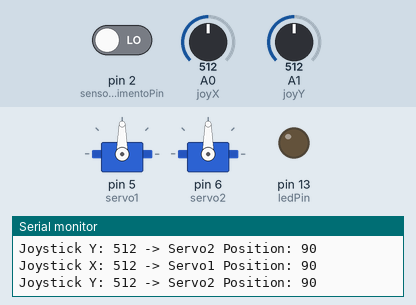
A sketch run on a simulated Arduino Uno, built with avr-gcc and run on an emulated ATmega328P. Shown: 2 × servo, output pins drawn as LEDs (lit = HIGH), the last lines printed to the serial monitor. Dashed ring = blinking. Inputs (shaded band) come from the test bench; at power-on: pin 2 (sensorMovimentoPin) LOW, A0 (joyX) = 512, A1 (joyY) = 512. Pins used as bus, display or sensor lines are not drawn.

Above: at 1.2 s.
1.3 s: pin 2 (sensorMovimentoPin) driven HIGH
At 2.1 s:
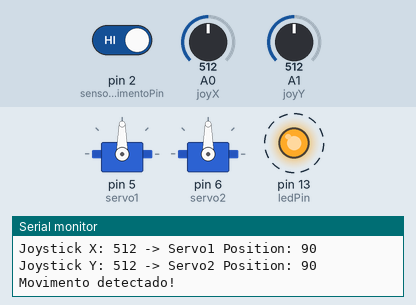
4.3 s: A0 (joyX) set to 716
At 5.3 s:
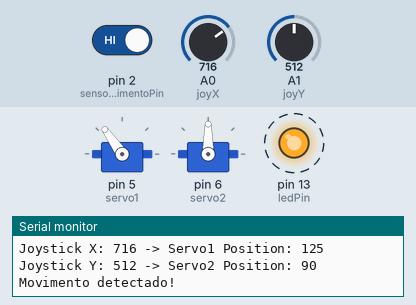
7.3 s: A1 (joyY) set to 716
At 8.5 s:
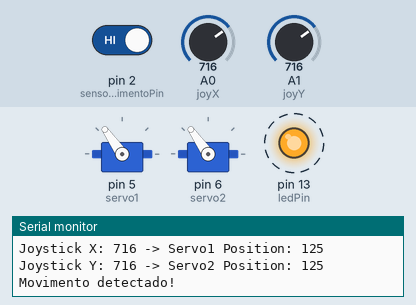
10.3 s: A0 (joyX) set to 900
At 11.7 s:
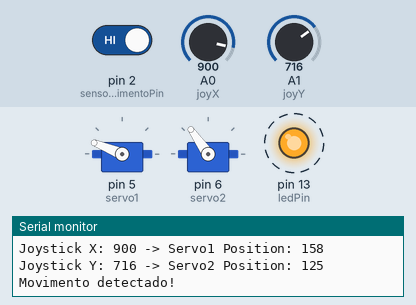
13.3 s: A1 (joyY) set to 585
At 14.9 s:
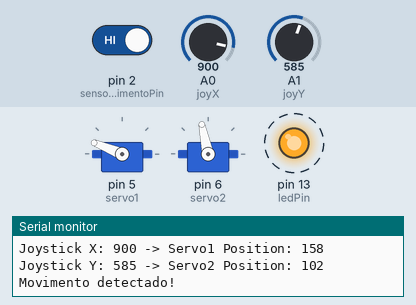
16.3 s: A1 (joyY) set to 560
At 18.1 s:
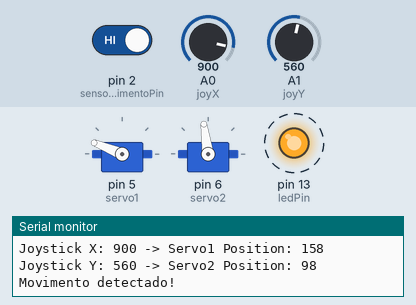
Timing chart, 0 to 20.3 s (numbered marks = the images above; inputs shaded):
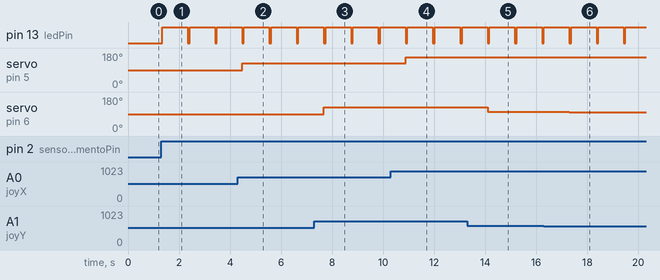

The sketch:

Labirinto_Arduino2.ino
```cpp
#include <Servo.h>

// Definição de pinos para o sensor de movimento e som
const int sensorMovimentoPin = 2; // Pino digital conectado ao sensor de movimento
const int sensorSomPin = 3;       // Pino digital conectado ao sensor de som
const int ledPin = 13;            // Pino digital conectado ao LED

// Variáveis para o sensor de movimento
int estadoSensorMovimento = LOW; // Variável para armazenar o estado do sensor de movimento

// Variáveis para o joystick e servos
Servo servo1;
Servo servo2;
int joyX = A0; // Pino analógico para o eixo X
int joyY = A1; // Pino analógico para o eixo Y

int servoVal;
unsigned long previousMillis = 0; // Variável para o temporizador da saída Serial
const long interval = 500;        // Intervalo para a saída Serial em milissegundos

void setup() {
  // Inicializa a comunicação serial (para depuração)
  Serial.begin(9600);

  // Configura os pinos como entrada ou saída
  pinMode(sensorMovimentoPin, INPUT);
  pinMode(sensorSomPin, OUTPUT);
  pinMode(ledPin, OUTPUT);

  // Configura os servos
  servo1.attach(5); // Conecta o servo1 ao pino digital 5
  servo2.attach(6); // Conecta o servo2 ao pino digital 6
}

void loop() {
  // Leitura do sensor de movimento
  estadoSensorMovimento = digitalRead(sensorMovimentoPin);

  // Verifica se o sensor de movimento detectou movimento
  if (estadoSensorMovimento == HIGH) {
    Serial.println("Movimento detectado!"); // Imprime no monitor serial
    digitalWrite(ledPin, HIGH);             // Acende o LED

    // Ativa o sensor de som (emite a onda sonora)
    digitalWrite(sensorSomPin, HIGH);
    delay(1000); // Mantém o som por 1 segundo (ajuste conforme necessário)
    digitalWrite(sensorSomPin, LOW);
    digitalWrite(ledPin, LOW); // Desliga o LED
  } else {
    // Se não houver movimento, desliga o sensor de som e o LED
    digitalWrite(sensorSomPin, LOW);
    digitalWrite(ledPin, LOW);
  }

  // Leitura e mapeamento do joystick para os servos
  servoVal = analogRead(joyX);
  int servo1Pos = map(servoVal, 0, 1023, 0, 180); // Ajuste os limites conforme necessário
  servo1.write(servo1Pos);

  servoVal = analogRead(joyY);
  int servo2Pos = map(servoVal, 0, 1023, 0, 180); // Ajuste os limites conforme necessário
  servo2.write(servo2Pos);

  // Saída Serial (apenas para depuração e monitoramento)
  unsigned long currentMillis = millis();
  if (currentMillis - previousMillis >= interval) {
    previousMillis = currentMillis;

    Serial.print("Joystick X: ");
    Serial.print(analogRead(joyX));
    Serial.print(" -> Servo1 Position: ");
    Serial.println(servo1Pos);

    Serial.print("Joystick Y: ");
    Serial.print(analogRead(joyY));
    Serial.print(" -> Servo2 Position: ");
    Serial.println(servo2Pos);
  }

  delay(50); // Pequeno atraso para estabilidade dos servos e leituras
}
```

Measured:
- after the input at 1.3 s, pin 13 (ledPin): alternates HIGH for 1.0 s and LOW for 0.07 s, starting at once
- after the input at 4.3 s, servo on pin 5 (servo1): 90° → 125° after 0.18 s
- after the input at 7.3 s, servo on pin 6 (servo2): 90° → 125° after 0.38 s
- after the input at 10.3 s, servo on pin 5 (servo1): 125° → 158° after 0.58 s
- after the input at 13.3 s, servo on pin 6 (servo2): 125° → 102° after 0.79 s
- after the input at 16.3 s, servo on pin 6 (servo2): 102° → 98° after 0.99 s
